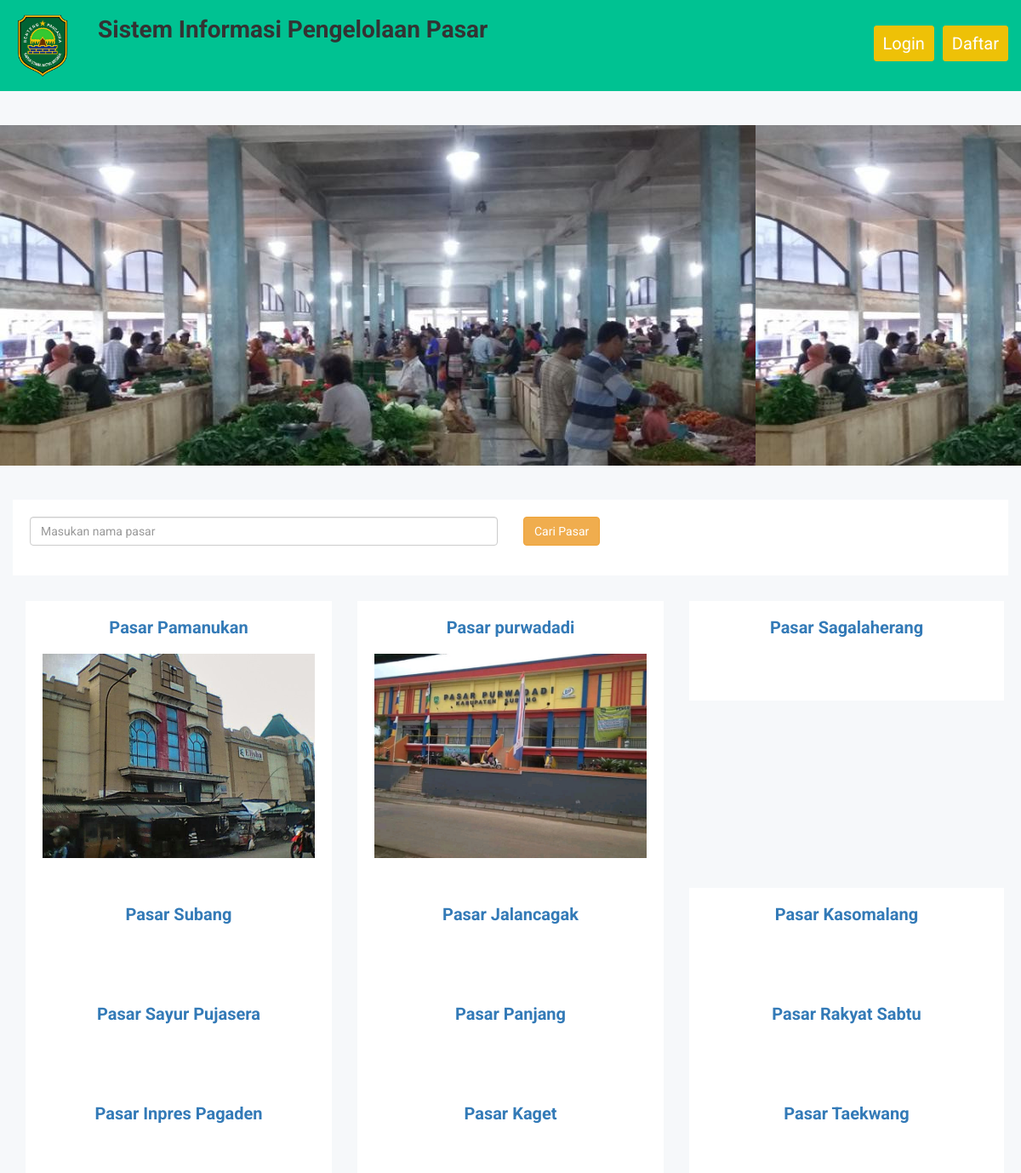
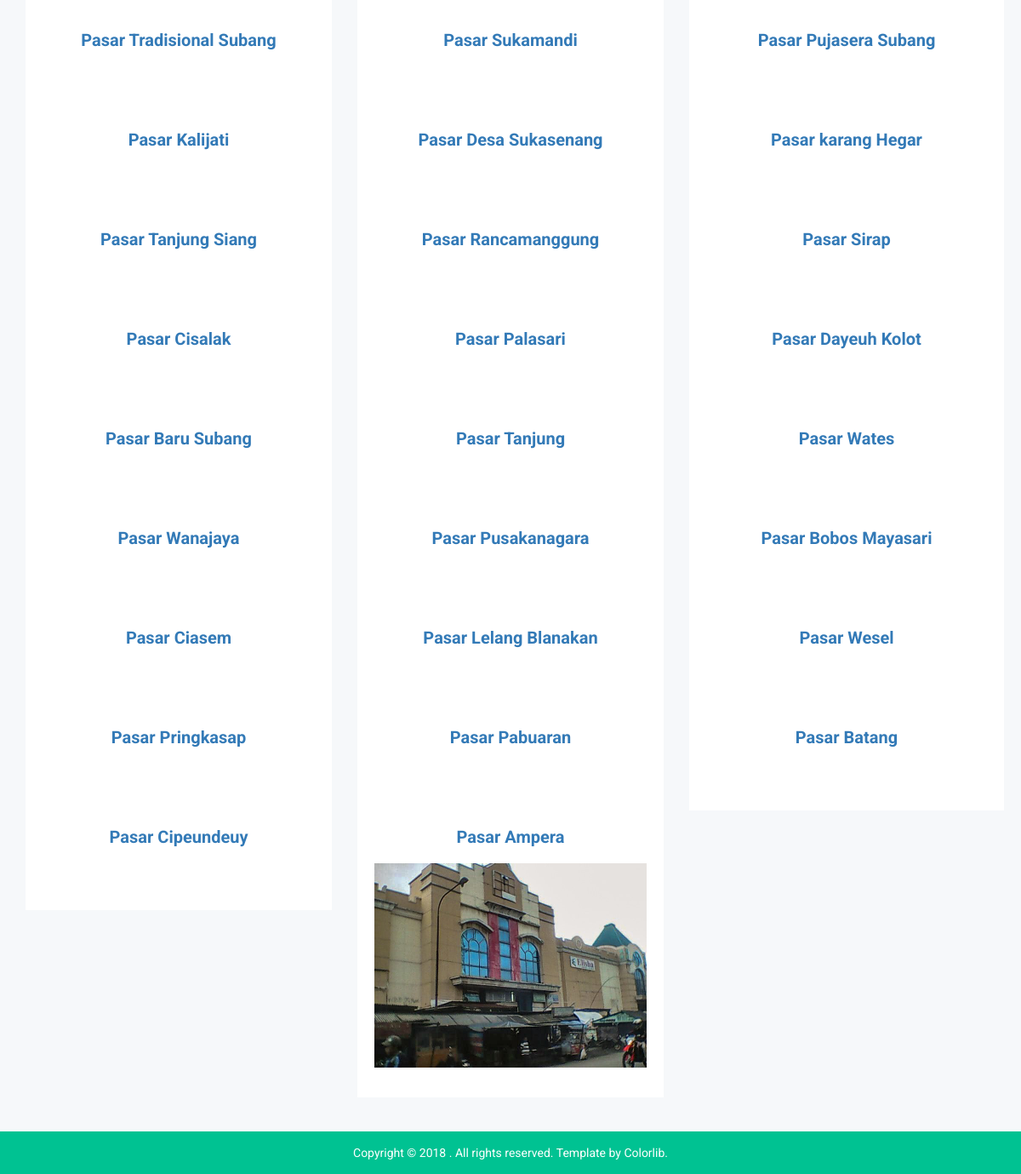
The page / on the database its author committed (2 pictures, top to bottom).
### tables this page shows
CREATE TABLE `pasar` (
  `id_pasar` int(11) NOT NULL,
  `nama_pasar` varchar(191) NOT NULL,
  `alamat_pasar` varchar(191) NOT NULL,
  `foto` varchar(191) NOT NULL
);

### application/controllers/Welcome.php (called while the page is built, shortened)
<?php
class Welcome extends CI_Controller {
	public function index()
	{
    if ($this->input->get()) {
      $this->db->like('nama_pasar', $this->input->get('nama_pasar'));
      $data['pasar']  = $this->db->get('pasar')->result_array();
    } else {
      $data['pasar']  = $this->db->get('pasar')->result_array();
    }
		$this->load->view('welcome_message', $data);
	}
}

### index.php (called while the page is built, shortened)
<?php
require_once BASEPATH.'core/CodeIgniter.php';

### application/views/welcome_message.php (the view)
<?php $this->load->view('template/header'); ?>
    <div class="main-menu-area mg-tb-40">
        <div class="container-fluid" style="background-image: url('<?= base_url(); ?>assets/img/pasargambir.jpg');height: 400px;"></div>
    </div>
	<div class="breadcomb-area">
		<div class="container-fluid">
			<div class="row">
				<div class="col-lg-12 col-md-12 col-sm-12 col-xs-12">
					<div class="breadcomb-list">
						<div class="row">
              <form action="<?= base_url(); ?>" method="get">
                <div class="col-lg-6 col-md-6 col-sm-6 col-xs-12">
                  <div class="form-group">
                    <input type="text" class="form-control" id="exampleInputEmail1" aria-describedby="emailHelp" placeholder="Masukan nama pasar" name="nama_pasar">
                  </div>
                </div>
                <div class="col-lg-6 col-md-6 col-sm-6 col-xs-12">
                  <button class="btn btn-warning" type="submit">Cari Pasar</button>
                </div>
              </form>
						</div>
					</div>
				</div>
			</div>
		</div>
	</div>
    <div class="animation-area">
        <div class="container-fluid">
          <?php
            $j  = 1;
            for ($i=0; $i < count($pasar); $i++) {
              $key  = $pasar[$i];
              if ($j % 3 == 0) { ?>
                <div class="row">
              <?php } ?>
              <div class="col-lg-4 col-md-4 col-sm-4 col-xs-12">
                  <div class="animation-single-int">
                      <div class="animation-ctn-hd">
                          <h2 class="text-center"><a href="<?= base_url('pasar/data_pedagang/' . $key['id_pasar']); ?>"><?= $key['nama_pasar']; ?></a></h2>
                      </div>
                      <div class="animation-img mg-b-15">
                          <img class="animate-one" src="<?= base_url('assets/img/' . $key['foto']); ?>" alt="" />
                      </div>
                  </div>
              </div>
              <?php if ($j % 3 == 0) { ?>
                </div>
              <?php }
              $j++;
            }
          ?>
        </div>
    </div>
<?php $this->load->view('template/footer'); ?>

### application/views/template/header.php (shortened to what this page needs)
<!doctype html>
<html class="no-js" lang="en">
<head>
  <link rel="stylesheet" href="<?= base_url(); ?>assets/css/bootstrap.min.css">
  <link rel="stylesheet" href="<?= base_url(); ?>assets/css/font-awesome.min.css">
  <link rel="stylesheet" href="<?= base_url(); ?>assets/css/owl.carousel.css">
  <link rel="stylesheet" href="<?= base_url(); ?>assets/css/owl.theme.css">
  <link rel="stylesheet" href="<?= base_url(); ?>assets/css/owl.transitions.css">
  <link rel="stylesheet" href="<?= base_url(); ?>assets/css/meanmenu/meanmenu.min.css">
  <link rel="stylesheet" href="<?= base_url(); ?>assets/css/animate.css">
  <link rel="stylesheet" href="<?= base_url(); ?>assets/css/animation/animation-custom.css">
  <link rel="stylesheet" href="<?= base_url(); ?>assets/css/normalize.css">
  <link rel="stylesheet" href="<?= base_url(); ?>assets/css/scrollbar/jquery.mCustomScrollbar.min.css">
  <link rel="stylesheet" href="<?= base_url(); ?>assets/css/notika-custom-icon.css">
  <link rel="stylesheet" href="<?= base_url(); ?>assets/css/wave/waves.min.css">
  <link rel="stylesheet" href="<?= base_url(); ?>assets/css/main.css">
  <link rel="stylesheet" href="<?= base_url(); ?>assets/style.css">
  <link rel="stylesheet" href="<?= base_url(); ?>assets/css/responsive.css">
</head>
<body>
  <div class="header-top-area">
    <div class="container-fluid">
      <div class="row">
        <div class="col-lg-6 col-md-6 col-sm-12 col-xs-12">
          <div class="row">
            <div class="col-lg-2">
              <div class="logo-area">
                <a href="<?= base_url(); ?>"><img src="<?= base_url('assets/'); ?>img/logo.png" alt="" width="75px"/></a>
              </div>
            </div>
            <div class="col-lg-10" style="margin-top: 20px;">
              <h1>Sistem Informasi Pengelolaan Pasar</h1>
            </div>
          </div>
        </div>
        <div class="col-lg-6 col-md-6 col-sm-12 col-xs-12">
          <div class="header-top-menu">
            <ul class="nav navbar-nav notika-top-nav">
              <?php
                if ($this->session->masuk) { ?>
                  <li class="nav-item">
                    <a href="<?= base_url(); ?>PedagangBaru/Chat" class="btn btn-warning btn-sm" style="padding-left: 10px;margin-top: 30px;padding-bottom: 10px; padding-top: 10px;padding-right: 10px;background-color: #eec107; border-color: #eec107;margin-right:10px;">
                      <span>Chat</span>
                    </a>
                  </li>
                  <li class="nav-item">
                    <a href="<?= base_url(); ?>Login/logout" class="btn btn-warning btn-sm" style="padding-left: 10px;margin-top: 30px;padding-bottom: 10px; padding-top: 10px;padding-right: 10px;background-color: #eec107; border-color: #eec107;">
                      <span>Logout</span>
                    </a>
                  </li>
                <?php } else { ?>
                  <li class="nav-item">
                    <a href="<?= base_url(); ?>Login" class="btn btn-warning btn-sm" style="padding-left: 10px;margin-top: 30px;padding-bottom: 10px; padding-top: 10px;padding-right: 10px;background-color: #eec107; border-color: #eec107;margin-right:10px;">
                      <span>Login</span>
                    </a>
                  </li>
                  <li class="nav-item">
                    <a href="<?= base_url(); ?>Daftar" class="btn btn-warning btn-sm" style="padding-left: 10px;margin-top: 30px;padding-bottom: 10px; padding-top: 10px;padding-right: 10px;background-color: #eec107; border-color: #eec107;">
                      <span>Daftar</span>
                    </a>
                  </li>
                <?php }
              ?>
            </ul>
          </div>
        </div>
      </div>
    </div>
  </div>

### application/views/template/footer.php (shortened to what this page needs)
    <div class="footer-copyright-area">
        <div class="container">
            <div class="row">
                <div class="col-lg-12 col-md-12 col-sm-12 col-xs-12">
                    <div class="footer-copy-right">
                        <p>Copyright © 2018
. All rights reserved. Template by <a href="https://colorlib.com">Colorlib</a>.</p>
                    </div>
                </div>
            </div>
        </div>
    </div>
</body>
</html>

### assets/css/animation/animation-custom.css (style rules this page uses)
.animation-single-int { padding:20px; background:#fff; }

### assets/css/main.css (style rules this page uses)
html { color: #222; font-size: 1em; line-height: 1.4; }
audio, canvas, iframe, img, svg, video { vertical-align: middle; }

### rows shown on the page
pasar: nama_pasar "Pasar Pamanukan", foto (picture)
pasar: nama_pasar "Pasar purwadadi", foto (picture)
pasar: nama_pasar "Pasar Sagalaherang"
pasar: nama_pasar "Pasar Subang"
pasar: nama_pasar "Pasar Jalancagak"
pasar: nama_pasar "Pasar Kasomalang"
pasar: nama_pasar "Pasar Sayur Pujasera"
pasar: nama_pasar "Pasar Panjang"
pasar: nama_pasar "Pasar Rakyat Sabtu"
pasar: nama_pasar "Pasar Inpres Pagaden"
pasar: nama_pasar "Pasar Kaget"
pasar: nama_pasar "Pasar Taekwang"
pasar: nama_pasar "Pasar Tradisional Subang"
pasar: nama_pasar "Pasar Sukamandi"
pasar: nama_pasar "Pasar Pujasera Subang"
pasar: nama_pasar "Pasar Kalijati"
pasar: nama_pasar "Pasar Desa Sukasenang"
pasar: nama_pasar "Pasar karang Hegar"
pasar: nama_pasar "Pasar Tanjung Siang"
pasar: nama_pasar "Pasar Rancamanggung"
pasar: nama_pasar "Pasar Sirap"
pasar: nama_pasar "Pasar Cisalak"
pasar: nama_pasar "Pasar Palasari"
pasar: nama_pasar "Pasar Dayeuh Kolot"
pasar: nama_pasar "Pasar Baru Subang"
pasar: nama_pasar "Pasar Tanjung"
pasar: nama_pasar "Pasar Wates"
pasar: nama_pasar "Pasar Wanajaya"
pasar: nama_pasar "Pasar Pusakanagara"
pasar: nama_pasar "Pasar Bobos Mayasari"
pasar: nama_pasar "Pasar Ciasem"
pasar: nama_pasar "Pasar Lelang Blanakan"
pasar: nama_pasar "Pasar Wesel"
pasar: nama_pasar "Pasar Pringkasap"
pasar: nama_pasar "Pasar Pabuaran"
pasar: nama_pasar "Pasar Batang"
pasar: nama_pasar "Pasar Cipeundeuy"
pasar: nama_pasar "Pasar Ampera", foto (picture)
